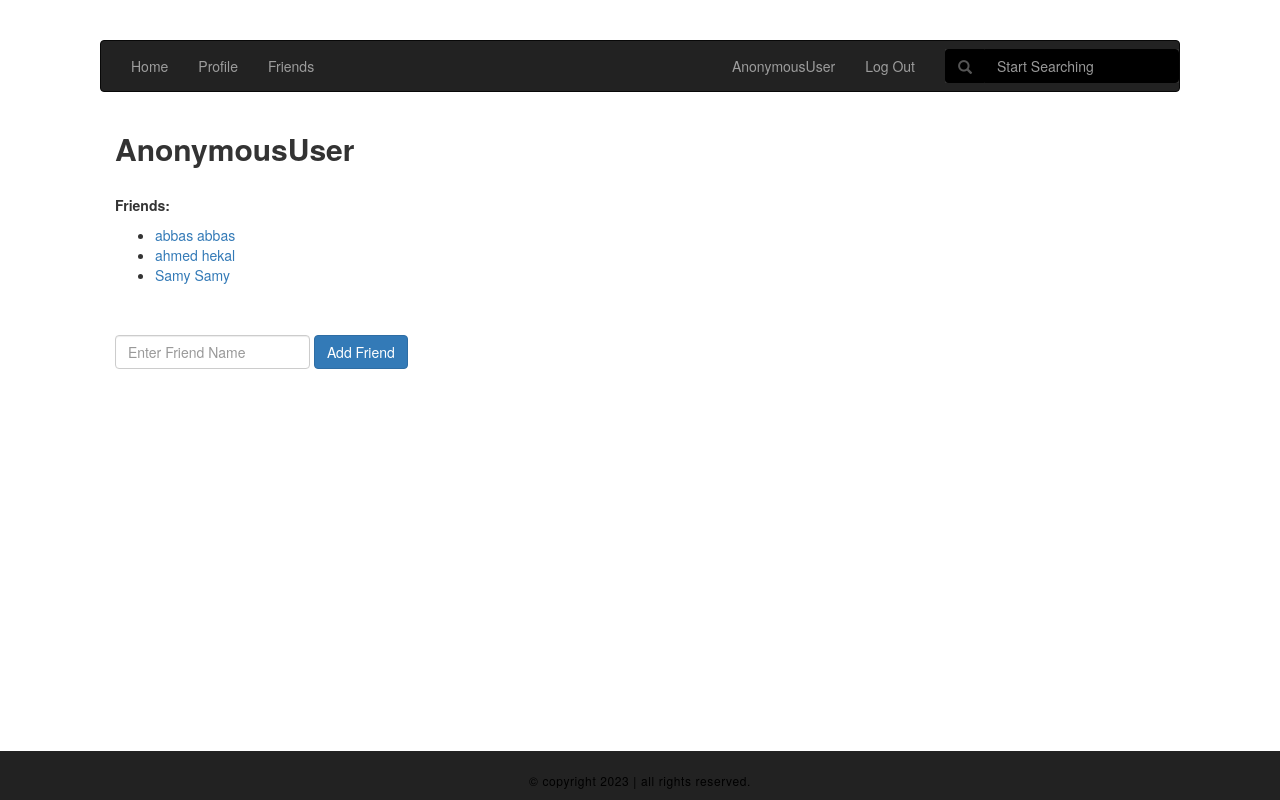
/Aladdin/friends/, run on an earlier commit of the app's database.
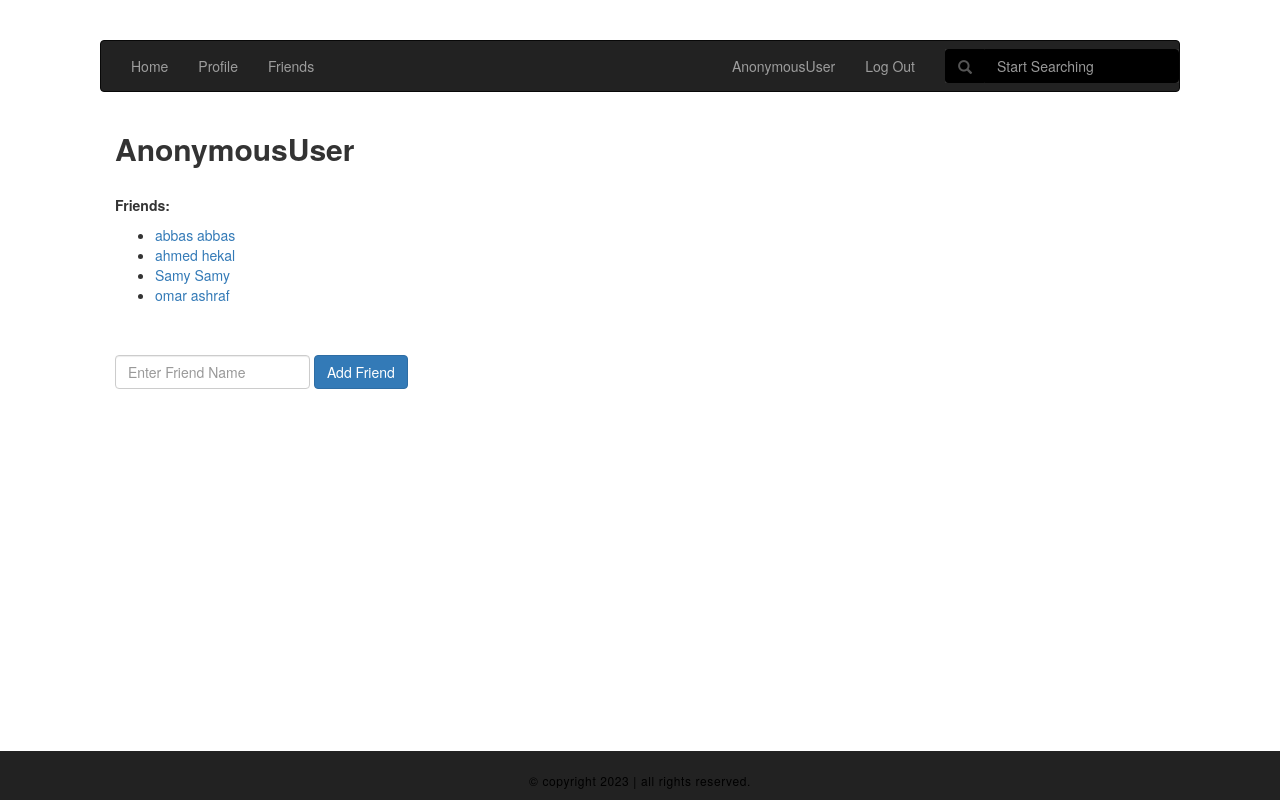
And on a later commit of the database.
### social_network/models.py (models this page shows)
class CustomUser(AbstractUser):
    friends = models.ManyToManyField('self')
    username = models.CharField(max_length=100, unique=True)
    password = models.CharField(max_length=100)
    email = models.CharField(max_length=100, unique=True)
    first_name = models.CharField(max_length=100)
    last_name = models.CharField(max_length=100)
    birth_date = models.CharField(max_length=10)
    gender = models.CharField(max_length=8)
    mobile_number = models.CharField(max_length=15)
    def __str__(self):
        return self.first_name + " " + self.last_name

### social_network/views.py (the view)
# urls.py: url(r'^(?P<username>[\w.@+-]+)/friends/$', views.detail, name='detail'),
def detail(request, username):
    user = CustomUser.objects.get(username=username)
    friends = user.friends.all()
    return render(request, 'social_network/friends.html', {'friends': friends})

### social_network/templates/social_network/friends.html (shortened to what this page needs)
<!DOCTYPE html>
<html lang="en">
<head>
<link rel="stylesheet" href="https://cdnjs.cloudflare.com/ajax/libs/font-awesome/4.7.0/css/font-awesome.min.css">
<link rel="stylesheet" href="https://maxcdn.bootstrapcdn.com/bootstrap/3.3.7/css/bootstrap.min.css">
<link rel="stylesheet" href="https://maxcdn.bootstrapcdn.com/bootstrap/3.3.7/css/bootstrap.min.css">
</head>
<body>
<nav class="navbar navbar-inverse">
  <div class="container-fluid">
    <ul class="nav navbar-nav">
        <li ><a href="/"> Home</a></li>
      <li><a href="/{{user.username}}">Profile</a></li>
      <li><a href="/{{user.username}}/friends/">Friends</a></li>
    </ul>
      <ul class="nav navbar-nav navbar-right">
             <li><a href="/{{user.username}}">{{user}}</a></li>
        <li><a href="/logout/">Log Out</a></li>
      <form class="navbar-form navbar-right">
      <div class="form-group" style="background-color:#333;">
<div class="input-group" >
    <div class="input-group-addon" style="background-color:black;border-color:black;"><span class="glyphicon glyphicon-search"></span></div>
        <input type="text" class="form-control" placeholder="Start Searching" style="background-color:black;border-color:black;">
      </div>
      </div>
      </form>
            </ul>
  </div>
</nav>
<div class="container">
      <h2 class="card-title"><b>{{user}}</b></h4>
        <br>
<div class="card">
<p class="card-title" id='big_font'><b>Friends: </b></p>
<ul class="card-text">
    {% for friend in friends%}
        <li><a href="/users/{{ friend.pk }}/">{{friend}}</a></li>
    {% endfor %}
</ul>
</div>
<br>
<br>
<form method="post" action="{% url 'add_friend' user.username %}" class="form-inline">
  <div class="form-group mx-sm-3 mb-2">
    <input type="text" class="form-control" name="Friend" placeholder="Enter Friend Name">
  </div>
  <button type="submit" class="btn btn-primary mb-2">Add Friend</button>
</form>
</div>
<div class="container-fluid" id="footer">
   <div>
     <p>
       &copy; copyright 2023 | all rights reserved.
     </p>
   </div>
 </div>
</body>
</html>

What changed in the data, as far as the page shows it:
added CustomUser: first_name+last_name "omar ashraf"
